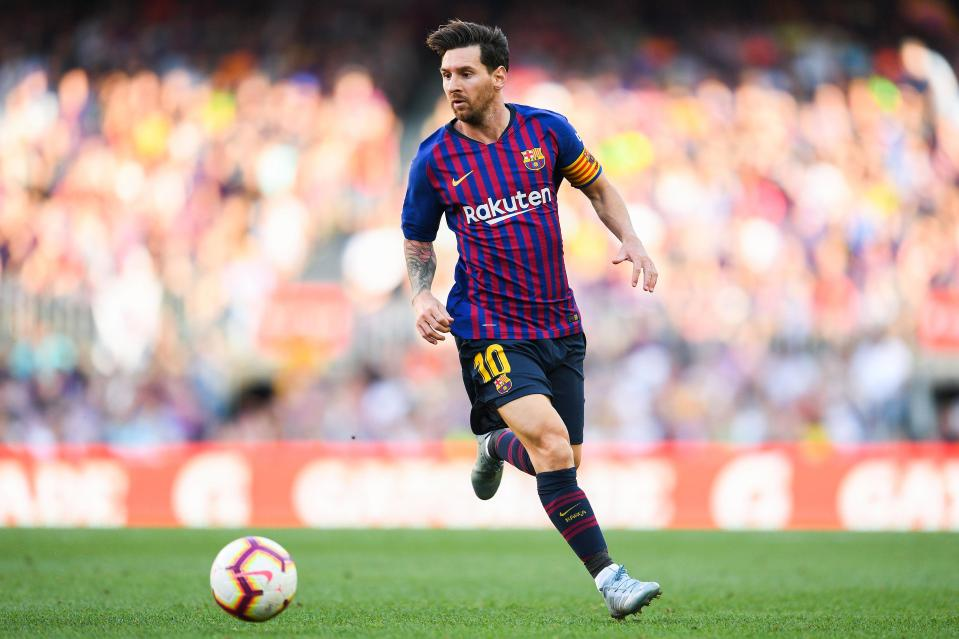
#> input picture messi.jpg, 959 x 639 px
$ jupyter execute 2DHisto.ipynb
#> lines starting #> are read from the running program, lines starting #| are printed output that depends on the picture; after the words box and inside, x2 and y2 are one past the last pixel; in counts of white or black regions, pixels touching at a corner belong together
[cell 1]
import cv2
import numpy as np
from matplotlib import pyplot as plt

[cell 2]
img = cv2.imread('messi.jpg')
#> img is the input picture: shape (639, 959, 3); mean B, G, R 147.9, 161.5, 177.8

hsv = cv2.cvtColor(img, cv2.COLOR_BGR2HSV)
#> hsv: shape (639, 959, 3); mean H, S, V 63.3, 71.1, 189.2

hist = cv2.calcHist([hsv], [0,1], None, [180,256], [0, 180, 0, 256])
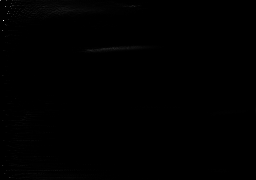
#> hist: shape (180, 256) float32; min 0, max 6232, mean 13.3; drawn with min black and max white

cv2.imshow('his', hist)
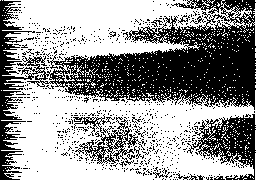
#> window 'his': shape (180, 256); 59.3% white; 713 black regions (699 under 20 px), largest, box (x1, y1, x2, y2) and area: (0, 0, 256, 180) 13902, (187, 114, 256, 180) 2012, (73, 114, 145, 165) 1048
cv2.waitKey(0)
cv2.destroyAllWindows()
